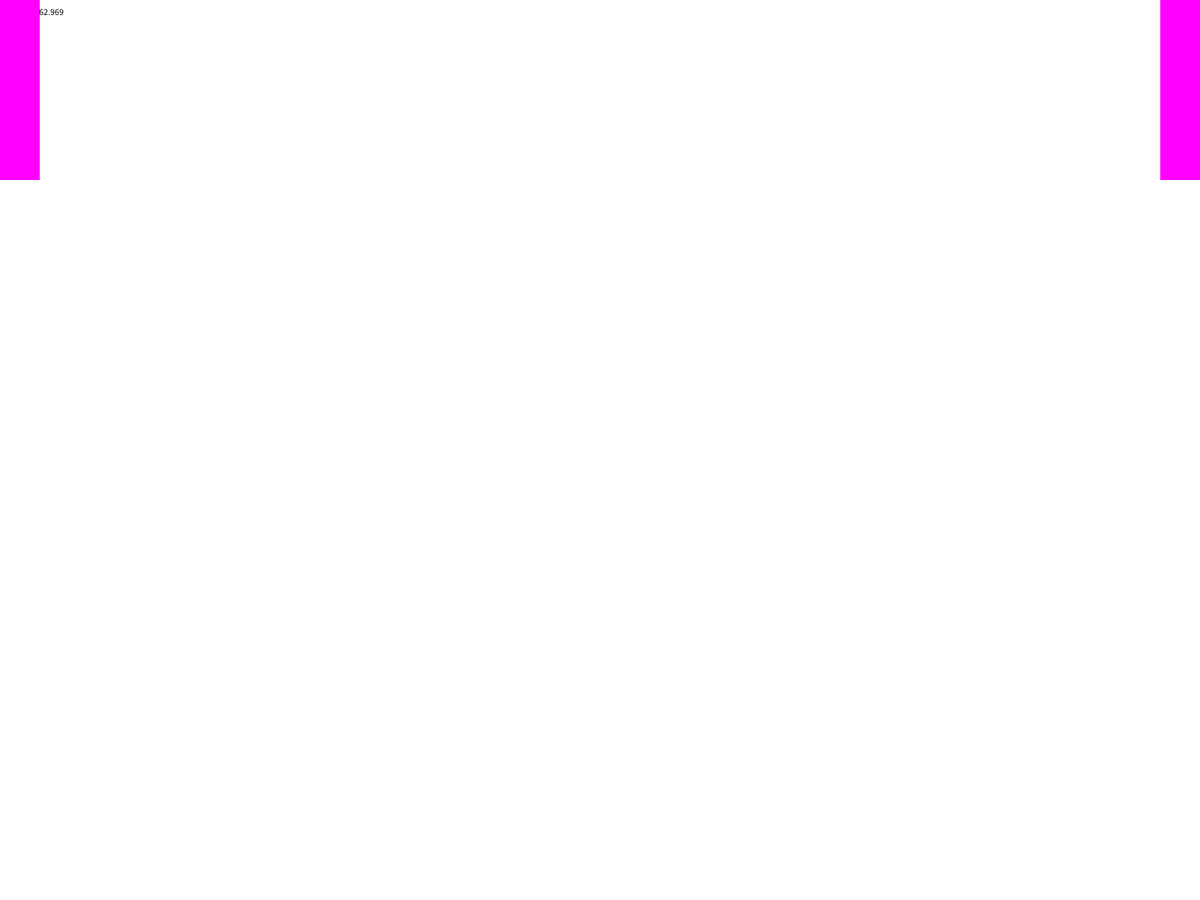
Frame 1 (no input)
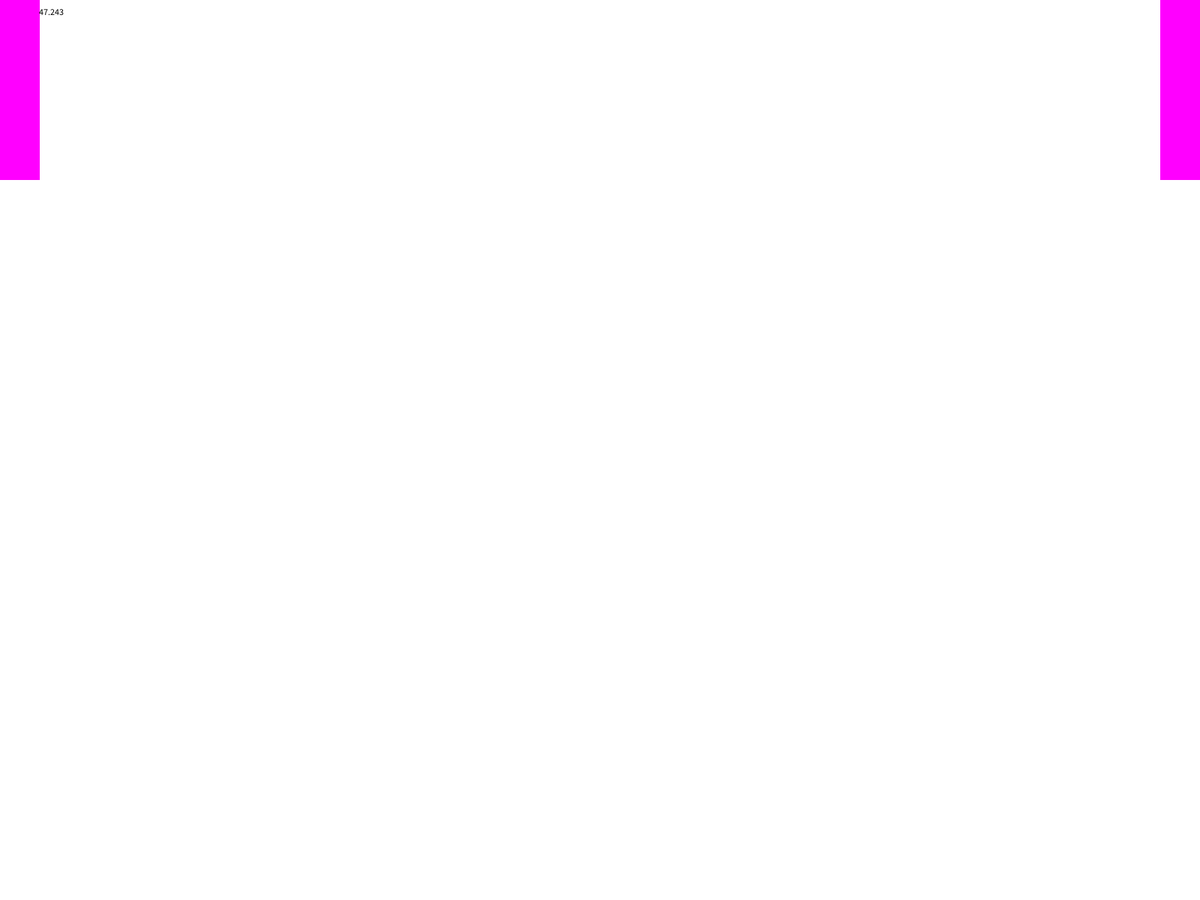
Frame 60 (the mouse pressed at the canvas centre just before this capture)
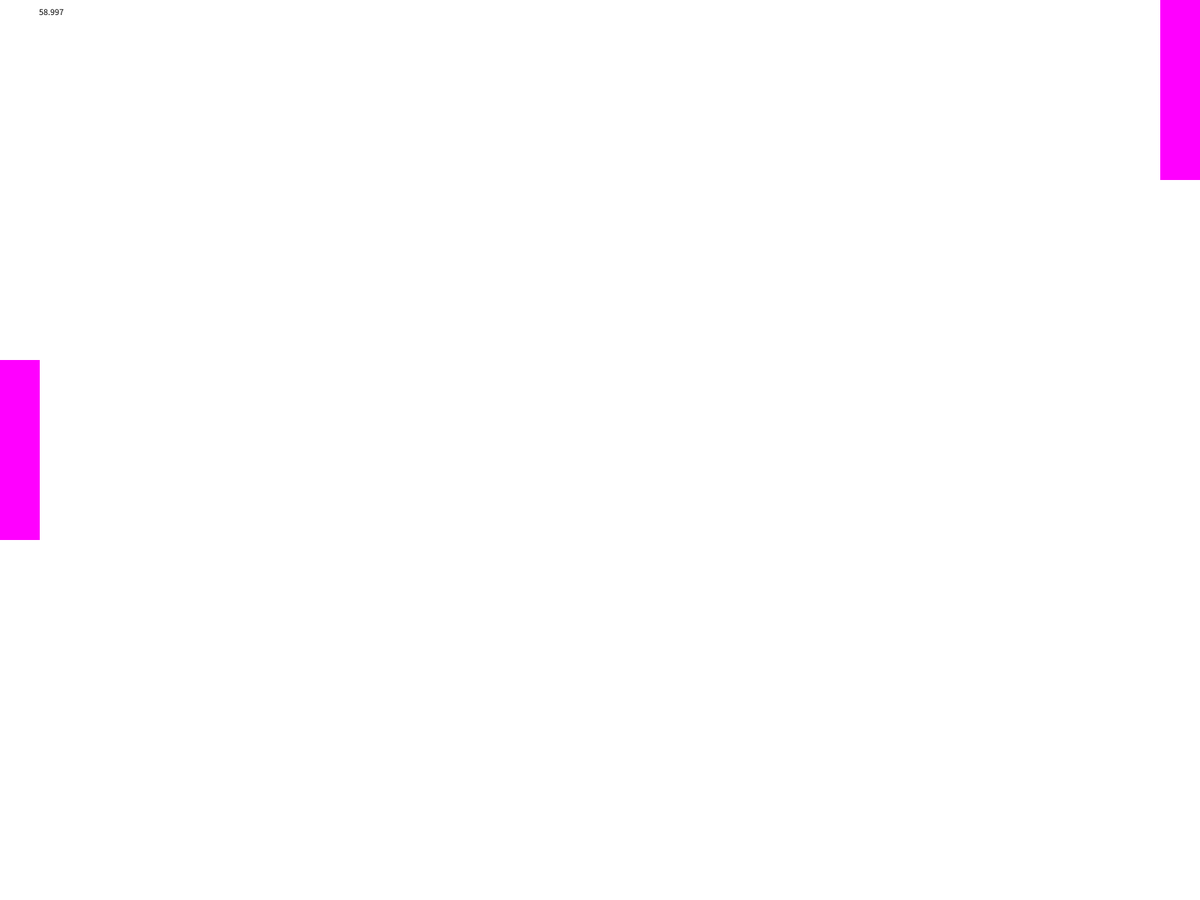
Frame 120 (the mouse held since frame 60 and released just before this capture)

The Processing sketch that drew these frames (run headless with seeded random() and noise(); from frame 60 on, the mouse is pressed at the canvas centre):

// Processing sketch: encontro_2
// ── encontro_2.pde
Pad esquerdo, direito;

void setup() {
  fullScreen();
  esquerdo = new Pad();
  direito = new Pad();
  direito.x = width-direito.largura; // pad direito no lado direito
}

void draw() {
  background(255); fill(0); 

  esquerdo.y = mouseY - esquerdo.altura/2;

  esquerdo.show();
  direito.show();

  text(frameRate, 50, 20);
} // fecha draw

void keyPressed() { 
  if (key == 'w') {
    direito.y = direito.y - 10;
  } 
  if (key == 's') {
    direito.y = direito.y + 10;
  }
} // fecha keypressed

// ── Pad.pde
class Pad { //
  int x = 0;
  int y = 0;
  int largura = width/30;
  int altura = height/5;
  color preenche = color(255, 0, 255);

  void show() {   
    y = constrain(y, 0, height-altura);

    pushStyle();
    fill(preenche);
    noStroke();
    rect(x, y, largura, altura);
    popStyle();
  }
} // fecha classe
